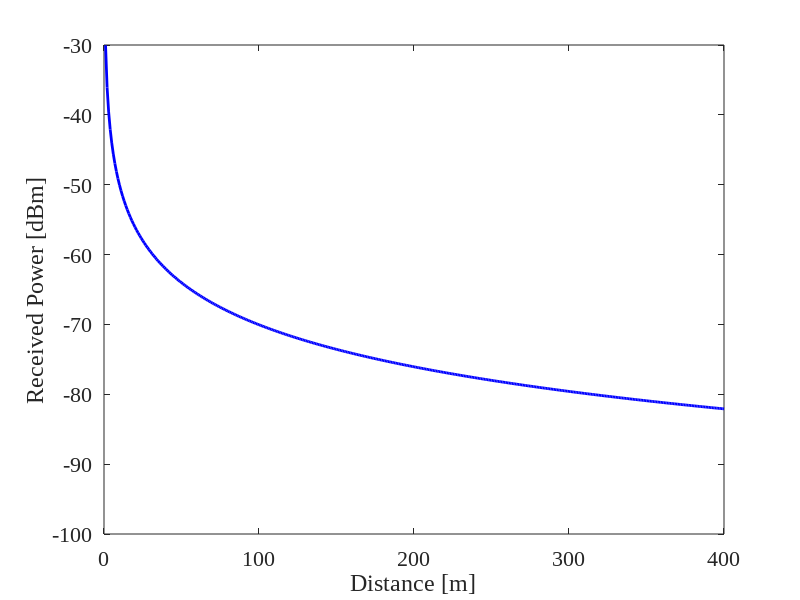

Recreate this plot in MATLAB.
% パラメータ設定
Tp = 10; % 送信電力 [dBm]
f = 2.4 * 10^9; % 周波数 [Hz]
c = 3 * 10^8; % 光速 [m/s]
d = 1:400; % 1m から 500m までの距離 [m]

% 波長の計算
lambda = c / f;

% 自由空間伝搬損失 (FSPL) の計算 [dB]
Lfs = 20 * log10(4 * pi * d / lambda);

% 受信電力の計算
pt = Tp - Lfs;

% プロット設定
figure('Position', [100, 100, 800, 500]); % ウィンドウサイズ指定
hold on;

% 受信電力のプロット
plot(d, pt, 'b', 'LineWidth', 2); % 青色の線

% 軸ラベル
xlabel('Distance [m]', 'FontSize', 20, 'FontName', 'Times New Roman');
ylabel('Received Power [dBm]', 'FontSize', 20, 'FontName', 'Times New Roman');

% 軸の設定
set(gca, 'FontSize', 16, 'FontName', 'Times New Roman');
grid off; % グリッドを表示
box on; % 枠線を表示

% 軸目盛設定
yticks(-100:10:-30); % y軸の目盛を10刻み
xticks(0:100:400); % x軸の目盛を100刻み

% y軸の範囲設定
ylim([-100 -30]);

hold off;
